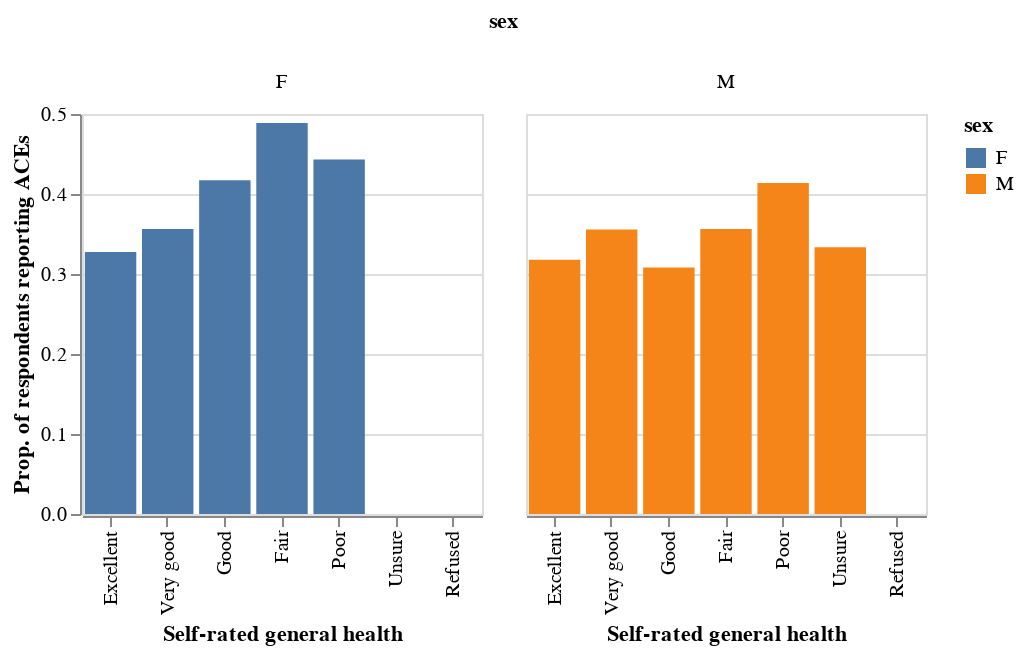

Notebook source saved alongside this figure:
### Markdown cell above
The table in the last question is a little tricky to read. This information would be better displayed in a plot. The example below generates a bar chart showing the summaries you calculated in Q2(d), with the proportion on the y axis, the health rating on the x axis, and separate bars for the two sexes.

### Code cell
# coerce indices to columns for plotting
plot_df = ace_health_sex.reset_index()

# specify order of general health categories
genhealth_order = pd.CategoricalDtype(list(health_codes.values()), ordered = True)
plot_df['general_health'] = plot_df.general_health.astype(genhealth_order)

# plot
alt.Chart(plot_df).mark_bar().encode(
    x = alt.X('general_health', 
              sort = ['general_health'],
              title = 'Self-rated general health'),
    y = alt.Y('adverse_conditions',
              title = 'Prop. of respondents reporting ACEs'),
    color = 'sex',
    column = 'sex'
).properties(
    width = 200, 
    height = 200
)

### Figure 1 — Vega-Lite specification as saved in the notebook (floating-point values rounded to 4 significant figures)
{"config": {"view": {"continuousWidth": 400, "continuousHeight": 300}}, "data": {"name": "data-96446ab1189f5cb5a3ef241389ce96dd"}, "mark": "bar", "encoding": {"color": {"type": "nominal", "field": "sex"}, "column": {"type": "nominal", "field": "sex"}, "x": {"type": "nominal", "field": "general_health", "sort": ["general_health"], "title": "Self-rated general health"}, "y": {"type": "quantitative", "field": "adverse_conditions", "title": "Prop. of respondents reporting ACEs"}}, "height": 200, "width": 200, "$schema": "https://vega.github.io/schema/vega-lite/v4.0.2.json", "datasets": {"data-96446ab1189f5cb5a3ef241389ce96dd": [{"general_health": "Excellent", "sex": "F", "adverse_conditions": 0.3275}, {"general_health": "Excellent", "sex": "M", "adverse_conditions": 0.3179}, {"general_health": "Very good", "sex": "F", "adverse_conditions": 0.3561}, {"general_health": "Very good", "sex": "M", "adverse_conditions": 0.3555}, {"general_health": "Good", "sex": "F", "adverse_conditions": 0.4173}, {"general_health": "Good", "sex": "M", "adverse_conditions": 0.3081}, {"general_health": "Fair", "sex": "F", "adverse_conditions": 0.4886}, {"general_health": "Fair", "sex": "M", "adverse_conditions": 0.3562}, {"general_health": "Poor", "sex": "F", "adverse_conditions": 0.443}, {"general_health": "Poor", "sex": "M", "adverse_conditions": 0.4138}, {"general_health": "Unsure", "sex": "F", "adverse_conditions": 0.0}, {"general_health": "Unsure", "sex": "M", "adverse_conditions": 0.3333}, {"general_health": "Refused", "sex": "F", "adverse_conditions": null}, {"general_health": "Refused", "sex": "M", "adverse_conditions": null}]}}
